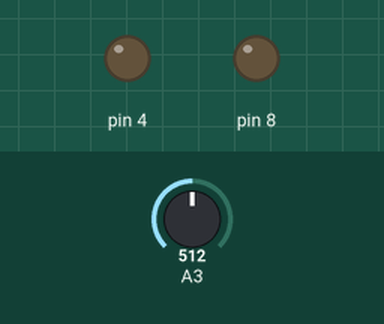
Simulated run of this sketch. Board: Arduino Mega 2560, built with avr-gcc and run on an emulated ATmega2560. On the bench: output pins drawn as LEDs (lit = HIGH). Inputs (shaded band) come from the test bench; at power-on: A3 = 512.

Above: at 1.2 s.
1.3 s: A3 set to 276
4.3 s: A3 set to 256
At 6.15 s:
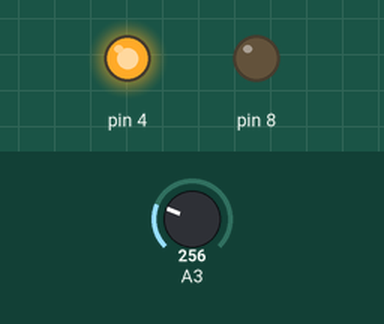
7.3 s: A3 set to 18
10.3 s: A3 set to 15
13.3 s: A3 set to 47
At 15.06 s:
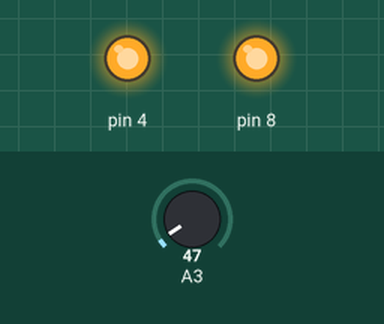
16.3 s: A3 set to 0
At 19.1 s:
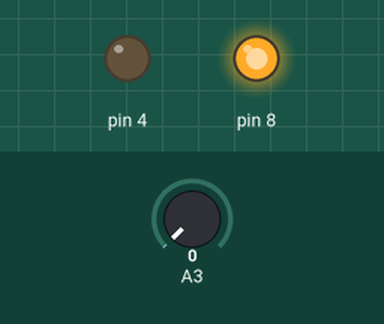
Timing chart, 0 to 20.3 s (numbered marks = the images above; inputs shaded):
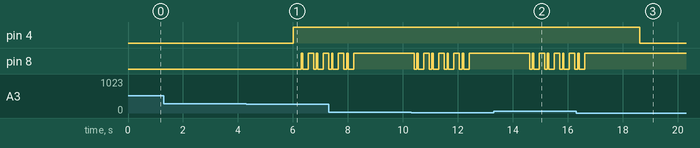

The sketch:

Proceso4.ino
```cpp
#include <Controllino.h>

float detenerAlimentador = 8.0/0.03;
float prenderAlimentador = 0.5/0.03;
int muestras = 16;
int espera = 125;

void setup() {
  pinMode(CONTROLLINO_A3, INPUT);
  pinMode(CONTROLLINO_D2, OUTPUT);
  pinMode(CONTROLLINO_D6, OUTPUT);
}

void loop() {
  float cargaPromedio = calculoMotor();
  if (cargaPromedio > detenerAlimentador){
    digitalWrite(CONTROLLINO_D2, 0);
    digitalWrite(CONTROLLINO_D6, 0);
  } else if(cargaPromedio <= detenerAlimentador & cargaPromedio >= prenderAlimentador){
    digitalWrite(CONTROLLINO_D2, 1);
    for(int i=0;i<4;i++)
    {
      delay(200);
      digitalWrite(CONTROLLINO_D6, 0);
      delay(100);
      digitalWrite(CONTROLLINO_D6, 1);
      delay(50);
      digitalWrite(CONTROLLINO_D6, 0);
      delay(200);
      digitalWrite(CONTROLLINO_D6, 1);
    }
  } else if(cargaPromedio < prenderAlimentador){
    digitalWrite(CONTROLLINO_D2, 0);
    for(int i=0;i<37;i++)
    {
      digitalWrite(CONTROLLINO_D6, 1);
      delay(4000);
      digitalWrite(CONTROLLINO_D6, 0);
      delay(4000);
    }
  } else {
    digitalWrite(CONTROLLINO_D2, 0);
    digitalWrite(CONTROLLINO_D6, 1);
  }


}

float calculoMotor()
{
  float motorCarga = 0;
  float acomulador = 0;
  for(int i=0;i<muestras;i++)
  {
    motorCarga = analogRead(CONTROLLINO_A3);
    acomulador = acomulador + motorCarga;
    delay(espera);
  }
  acomulador = acomulador/muestras;
  return(acomulador);
}
```

Measured:
- the behaviour switches between 267 and 266 on A3 (found by bisection; images 0 and 1)
- after the input at 1.3 s, every drawn part: stays the same
- after the input at 4.3 s, pin 4: LOW → HIGH after 1.7 s; pin 8: goes HIGH 0.05 s, LOW 0.20 s, HIGH 0.20 s, LOW 0.10 s, HIGH 0.05 s, LOW 0.20 s, then HIGH, starting after 2.0 s
- after the input at 13.3 s, pin 4: stays HIGH (without the input it goes to LOW after 1.1 s); pin 8: HIGH → LOW after 1.3 s, then repeats every 0.55 s: HIGH 0.05 s, LOW 0.20 s, HIGH 0.20 s, LOW 0.10 s
- after the input at 16.3 s, pin 4: HIGH → LOW after 2.3 s; pin 8: goes on until 16.6 s, then stays HIGH
